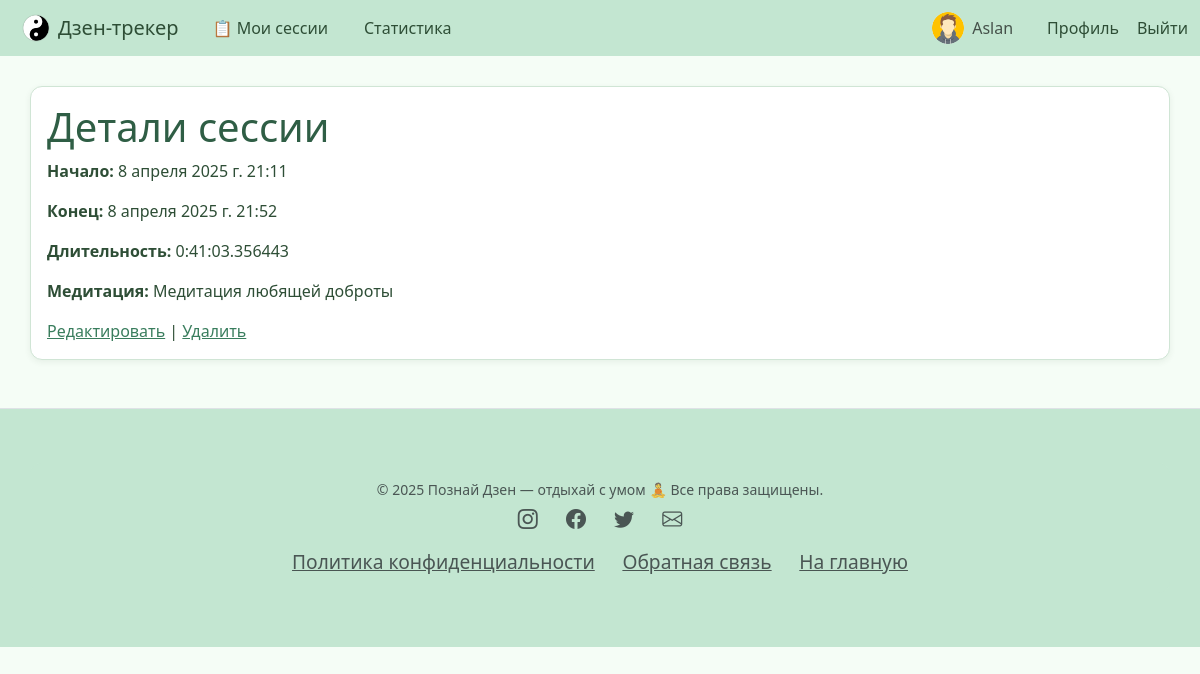
Page /session/4/ (signed in) on the earlier database version.
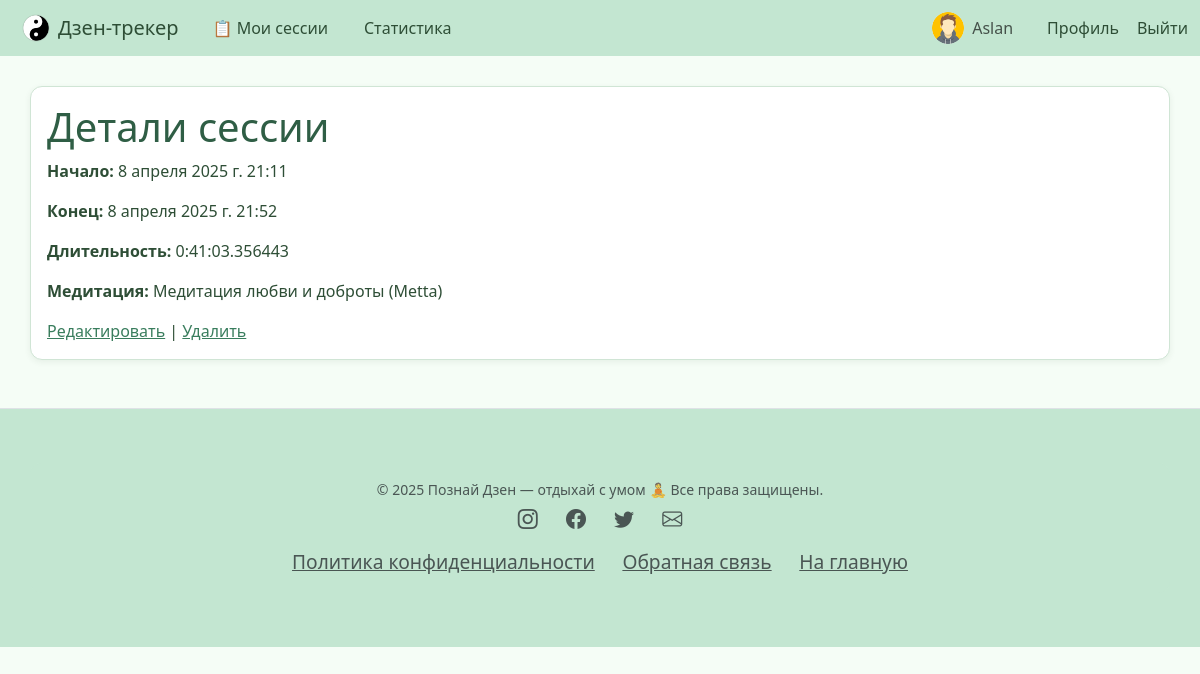
Same page on the later database version.
### tracker/models.py (models this page shows, shortened)
class RestSession(models.Model):
    user = models.ForeignKey(User, on_delete=models.CASCADE)
    start_time = models.DateTimeField(default=now)
    end_time = models.DateTimeField(null=True, blank=True)
    meditation = models.ForeignKey('Meditation', null=True, blank=True, on_delete=models.SET_NULL)
    breathing_exercise = models.ForeignKey('BreathingExercise', null=True, blank=True, on_delete=models.SET_NULL)
    def duration(self):
        if self.end_time:
            return self.end_time - self.start_time
        return None

class Meditation(models.Model):
    title = models.CharField(max_length=100)
    description = models.TextField()
    image = models.ImageField(upload_to='meditation_images/', null=True, blank=True)
    instructions = models.TextField(blank=True, null=True)
    duration = models.PositiveIntegerField(help_text="Длительность в минутах", default=5)

### tracker/views.py (the view)
# urls.py: path('session/<int:pk>/', views.RestSessionDetailView.as_view(), name='restsession_detail'),
class RestSessionDetailView(LoginRequiredMixin, UserPassesTestMixin, DetailView):
    model = RestSession
    template_name = 'restsession_detail.html'
    def test_func(self):
        return self.get_object().user == self.request.user or self.request.user.is_staff

### templates/restsession_detail.html (shortened to what this page needs)
{% extends 'base.html' %}
{% block content %}
    <h1>Детали сессии</h1>
    <p><strong>Начало:</strong> {{ object.start_time }}</p>
    <p><strong>Конец:</strong> {{ object.end_time|default:"в процессе" }}</p>
    <p><strong>Длительность:</strong> {{ object.duration|default:"в процессе" }}</p>
    {% if object.meditation %}
        <p><strong>Медитация:</strong> {{ object.meditation.title }}</p>
    {% endif %}
    <a href="{% url 'restsession_update' object.pk %}">Редактировать</a> |
    <a href="{% url 'restsession_delete' object.pk %}">Удалить</a>
{% endblock %}

Differences in the rows shown:
changed through a linked row, RestSession: meditation "Медитация любящей доброты" → "Медитация любви и доброты (Metta)"
